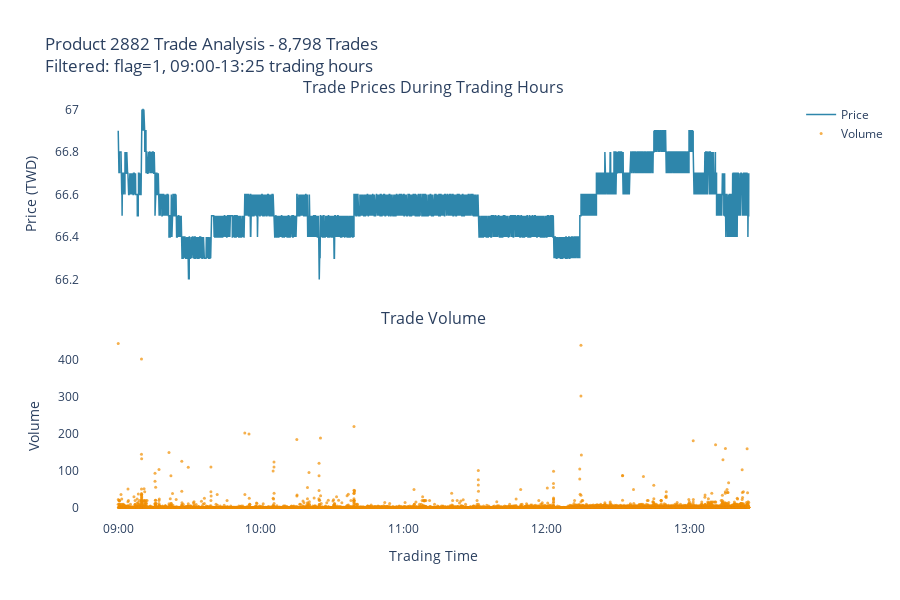

Here is the notebook cell this chart was saved with:
### Markdown cell above
### ⚠️ Important: Visualization Cells Update Required

**The filtered dataset `df_2882` now contains only 5 columns:**
- `match_time` (int64): Trade execution time
- `status` (int64): Trade status code  
- `product` (str): Product identifier (always "2882")
- `price` (float64): Trade execution price
- `quantity` (int64): Trade volume

**Cells that need updating:**
1. **Visualization cells** (bb4d524c, 839edd3c, 705b5620, etc.): Replace references to:
   - `"time"` → `"match_time"`
   - Remove references to: `"bid1", "ask1", "bidv1", "askv1"` (no longer available)
   - Update time parsing: use `str.zfill(9)` instead of `str.zfill(12)`

2. **Analysis cells** that reference bid/ask data:
   - Bid-Ask Spread Analysis: Not available (columns removed)
   - Order Book Depth Analysis: Not available (columns removed)
   - Volume Analysis: Focus on trade volume only

**Working cells:**
- Basic Data Overview ✓
- Descriptive Statistics ✓  
- Data Quality Analysis ✓
- Time-based Analysis ✓ (updated)
- Price Movement & Volatility Analysis ✓ (updated)
- Correlation Analysis ✓ (updated)

**The dataset is ready for:**
- Time series analysis of trade prices
- Trading volume analysis
- Price volatility studies
- FFT pattern detection on trade data

### Code cell
# ═══════════════════════════════════════════════════════════════════════
# CORRECTED VISUALIZATION: Works with filtered dataset
# ═══════════════════════════════════════════════════════════════════════

import pandas as pd
import plotly.graph_objects as go
from plotly.subplots import make_subplots

print("Creating visualization with filtered trade data...")

# Convert filtered data to pandas for plotting
viz_data = df_2882.select(["match_time", "price", "quantity"]).to_pandas()
viz_data = viz_data.sort_values('match_time')

# Parse match_time correctly (format: HHMMSSMMM)
viz_data['time_str'] = viz_data['match_time'].astype(str).str.zfill(9)
viz_data['time_dt'] = pd.to_datetime(viz_data['time_str'], format='%H%M%S%f')

print(f"Data ready: {len(viz_data):,} trades")
print(f"Time range: {viz_data['time_dt'].min()} to {viz_data['time_dt'].max()}")
print(f"Price range: {viz_data['price'].min():.2f} - {viz_data['price'].max():.2f}")

# Create dual-axis chart
fig = make_subplots(
    rows=2, cols=1,
    subplot_titles=('Trade Prices During Trading Hours', 'Trade Volume'),
    vertical_spacing=0.1,
    shared_xaxes=True
)

# Price line chart
fig.add_trace(
    go.Scatter(
        x=viz_data['time_dt'],
        y=viz_data['price'],
        mode='lines',
        name='Price',
        line=dict(color='#2E86AB', width=1.5),
        hovertemplate="<b>Time:</b> %{x}<br><b>Price:</b> %{y:.2f}<extra></extra>"
    ),
    row=1, col=1
)

# Volume scatter plot
fig.add_trace(
    go.Scatter(
        x=viz_data['time_dt'],
        y=viz_data['quantity'],
        mode='markers',
        name='Volume',
        marker=dict(color='#F18F01', size=3, opacity=0.7),
        hovertemplate="<b>Time:</b> %{x}<br><b>Volume:</b> %{y}<extra></extra>"
    ),
    row=2, col=1
)

# Update layout
fig.update_xaxes(
    type='date',
    tickformat='%H:%M',
    title_text='Trading Time',
    row=2, col=1
)

fig.update_yaxes(title_text='Price (TWD)', row=1, col=1)
fig.update_yaxes(title_text='Volume', row=2, col=1)

fig.update_layout(
    title=f'Product 2882 Trade Analysis - {len(viz_data):,} Trades<br>Filtered: flag=1, 09:00-13:25 trading hours',
    height=600,
    showlegend=True,
    plot_bgcolor='white',
    paper_bgcolor='white'
)

fig.show()

# Summary statistics
print(f"\n📊 TRADE SUMMARY:")
print(f"   • Total trades: {len(viz_data):,}")
print(f"   • Price volatility: {viz_data['price'].std():.4f}")
print(f"   • Average trade size: {viz_data['quantity'].mean():.0f}")
print(f"   • Total volume: {viz_data['quantity'].sum():,}")

### Figure 1 — Plotly figure (JSON) as saved in the notebook; plotly's stock layout.template omitted (floating-point values rounded to 4 significant figures; data arrays with more than 128 entries replaced by an {"elided": "..."} marker saying what was removed)
{"data": [{"hovertemplate": "<b>Time:</b> %{x}<br><b>Price:</b> %{y:.2f}<extra></extra>", "line": {"color": "#2E86AB", "width": 1.5}, "mode": "lines", "name": "Price", "type": "scatter", "x": {"elided": "8798 str values"}, "xaxis": "x", "y": {"elided": "8798 float values"}, "yaxis": "y"}, {"hovertemplate": "<b>Time:</b> %{x}<br><b>Volume:</b> %{y}<extra></extra>", "marker": {"color": "#F18F01", "opacity": 0.7, "size": 3}, "mode": "markers", "name": "Volume", "type": "scatter", "x": {"elided": "8798 str values"}, "xaxis": "x2", "y": {"elided": "8798 int values"}, "yaxis": "y2"}], "layout": {"annotations": [{"font": {"size": 16}, "showarrow": false, "text": "Trade Prices During Trading Hours", "x": 0.5, "xanchor": "center", "xref": "paper", "y": 1, "yanchor": "bottom", "yref": "paper"}, {"font": {"size": 16}, "showarrow": false, "text": "Trade Volume", "x": 0.5, "xanchor": "center", "xref": "paper", "y": 0.45, "yanchor": "bottom", "yref": "paper"}], "height": 600, "paper_bgcolor": "white", "plot_bgcolor": "white", "showlegend": true, "title": {"text": "Product 2882 Trade Analysis - 8,798 Trades<br>Filtered: flag=1, 09:00-13:25 trading hours"}, "xaxis": {"anchor": "y", "domain": [0, 1], "matches": "x2", "showticklabels": false}, "xaxis2": {"anchor": "y2", "domain": [0, 1], "tickformat": "%H:%M", "title": {"text": "Trading Time"}, "type": "date"}, "yaxis": {"anchor": "x", "domain": [0.55, 1], "title": {"text": "Price (TWD)"}}, "yaxis2": {"anchor": "x2", "domain": [0, 0.45], "title": {"text": "Volume"}}}}
